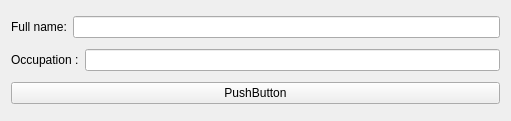
<?xml version="1.0" encoding="UTF-8"?>
<ui version="4.0">
 <class>Widget</class>
 <widget class="QWidget" name="Widget">
  <property name="geometry">
   <rect>
    <x>0</x>
    <y>0</y>
    <width>511</width>
    <height>121</height>
   </rect>
  </property>
  <property name="windowTitle">
   <string>Form</string>
  </property>
  <layout class="QVBoxLayout" name="verticalLayout">
   <item>
    <layout class="QHBoxLayout" name="horizontalLayout">
     <item>
      <widget class="QLabel" name="label">
       <property name="text">
        <string>Full name:</string>
       </property>
      </widget>
     </item>
     <item>
      <widget class="QLineEdit" name="lineEdit"/>
     </item>
    </layout>
   </item>
   <item>
    <layout class="QHBoxLayout" name="horizontalLayout_2">
     <item>
      <widget class="QLabel" name="label_2">
       <property name="text">
        <string>Occupation :</string>
       </property>
      </widget>
     </item>
     <item>
      <widget class="QLineEdit" name="lineEdit_2"/>
     </item>
    </layout>
   </item>
   <item>
    <widget class="QPushButton" name="pushButton">
     <property name="text">
      <string>PushButton</string>
     </property>
    </widget>
   </item>
  </layout>
 </widget>
 <resources/>
 <connections/>
</ui>
